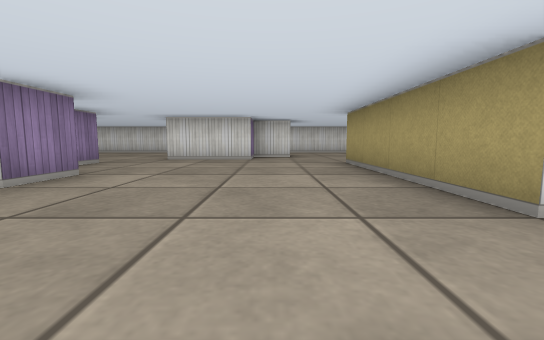
view 1 (above)

24 first-person views from a walk through a cub3D maze. The camera is about half as high as the walls, tilts 6° down and sees 90° across. The floor is counted in squares. Each view is taken from the middle of a square. On the plan, view 1 faces up. The plan holds only what a view shows up to about 9 squares ahead; the rest is blank.

view 2
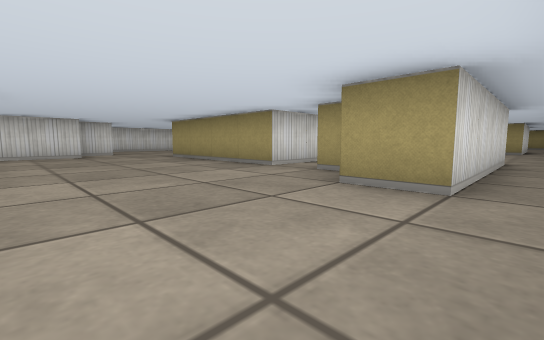

view 3
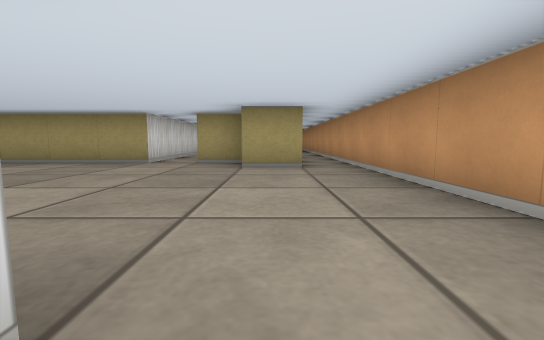

view 4
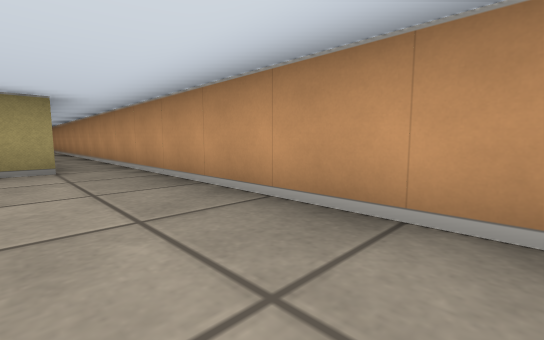

view 5
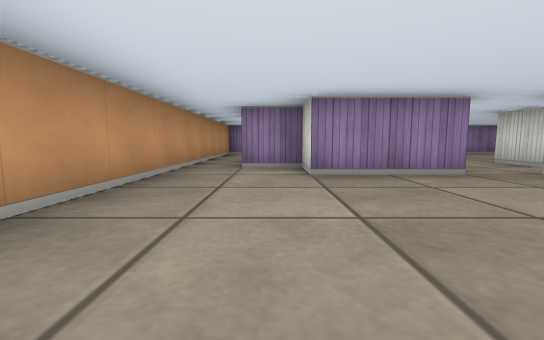

view 6
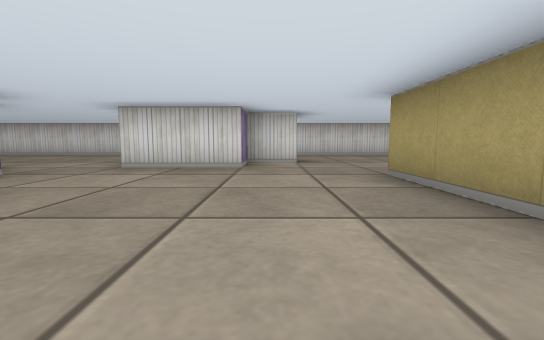

view 7
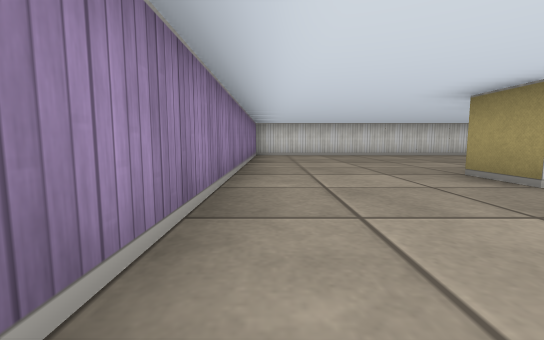

view 8
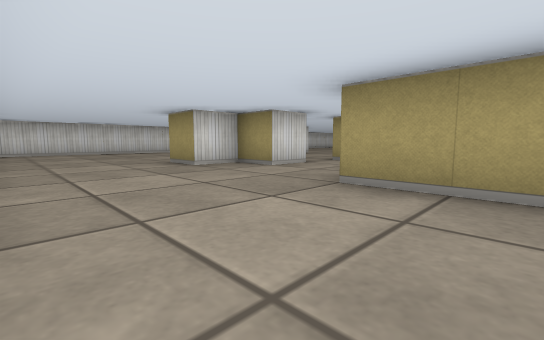

view 9
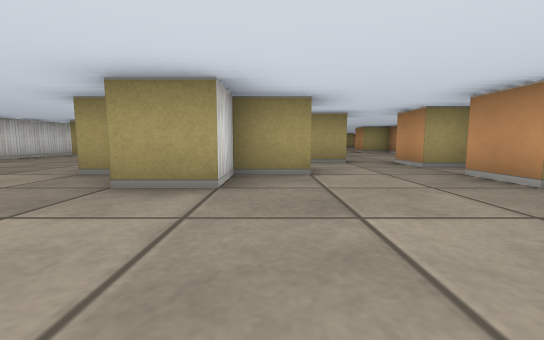

view 10
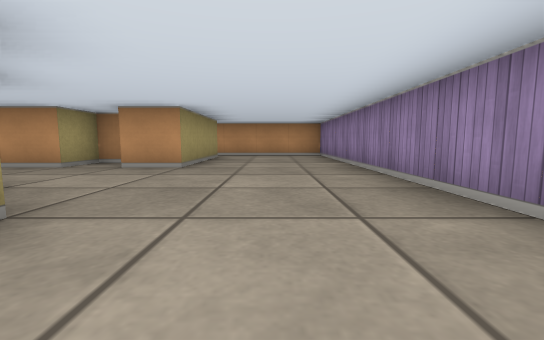

view 11
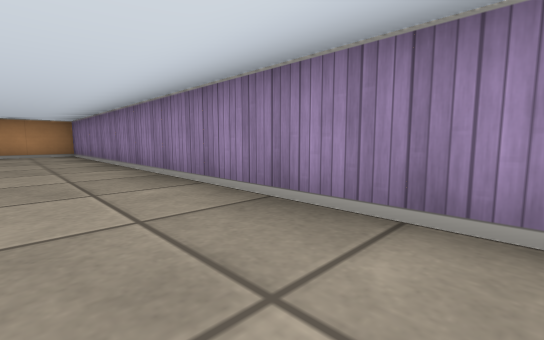

view 12
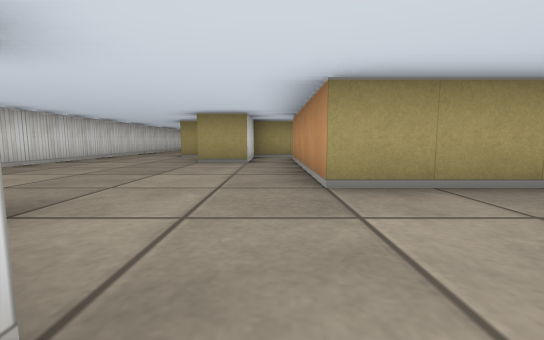

view 13
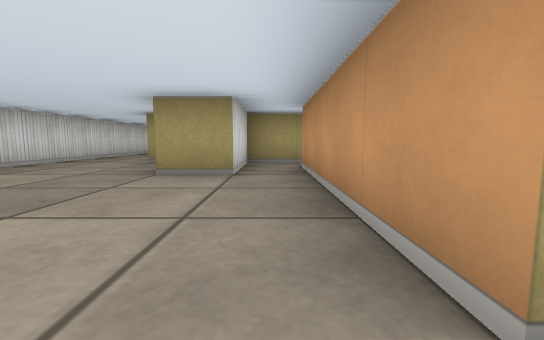

view 14
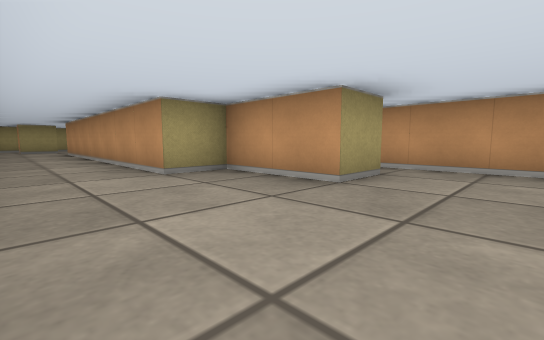

view 15
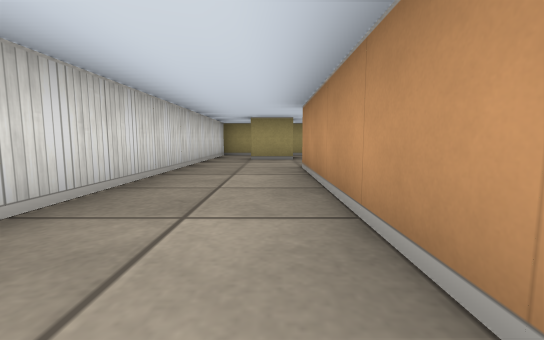

view 16
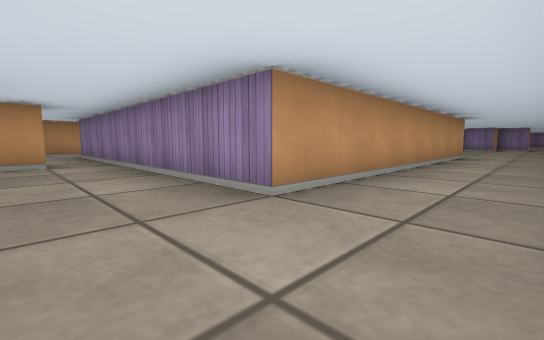

view 17
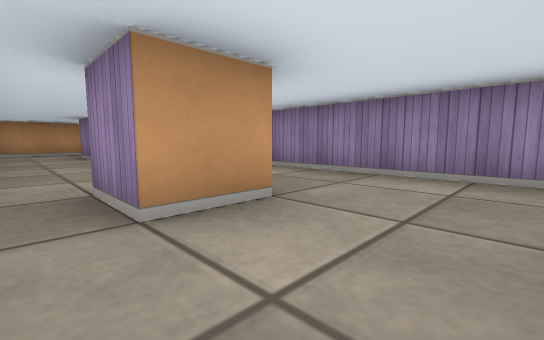

view 18
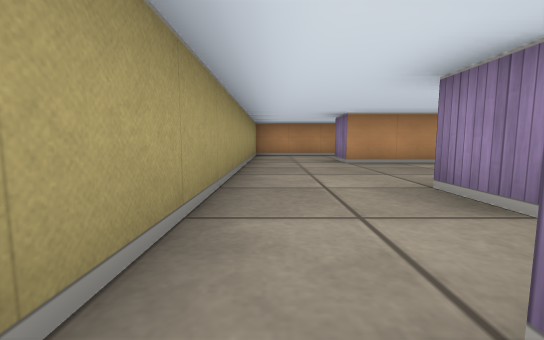

view 19
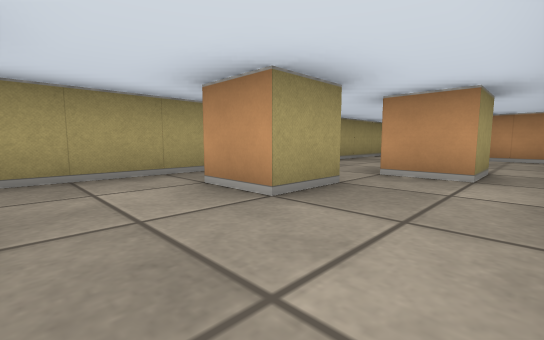

view 20
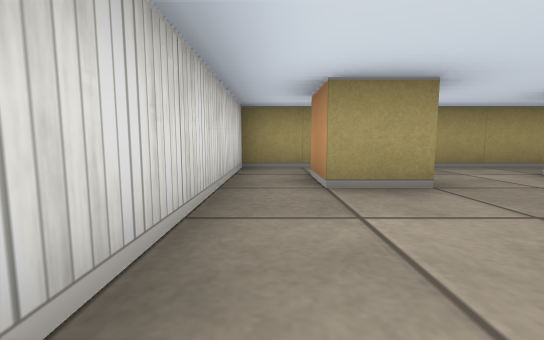

view 21
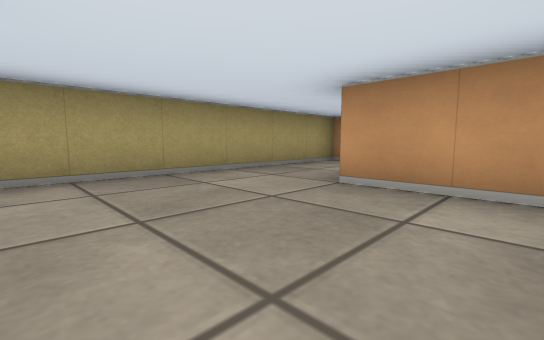

view 22
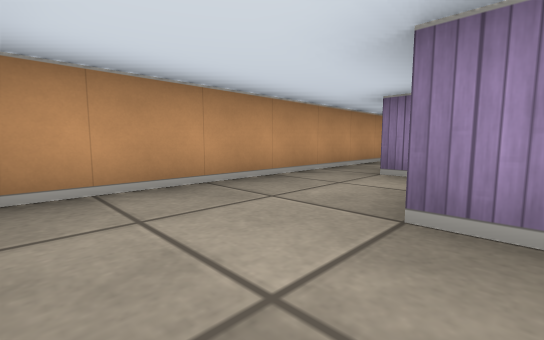

view 23
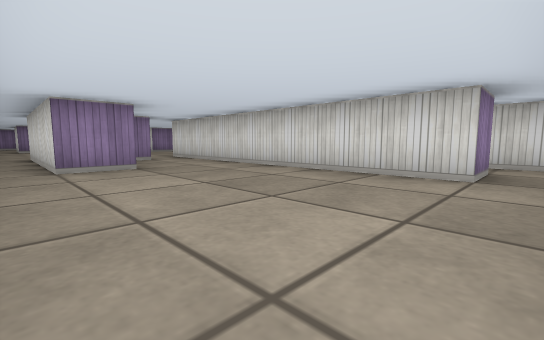

view 24
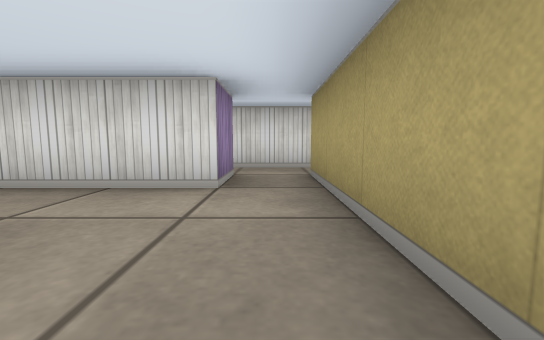

### Floor plan
Points are (right, up) in squares from view 1. A wall is a line through its corners. A room is listed if a view was taken in it or the views show most of it. See-through windows are left out.
Room 1 (views 1, 2, 3, 4, 5, 6, 12)
walls: (-3.5, 2.4) (-3.5, 3.5); (-2.5, 3.5) (-2.5, 2.5); (1.5, -0.5) (1.5, 0.5); (-4.5, 1.5) (-3.5, 1.5) (-3.5, -0.5) (-4.5, -0.5) (-4.5, -1.5); (2.5, 1.5) (1.5, 1.5) (1.5, 5.5); (-4.5, -2.5) (4.4, -2.5); (-0.5, 6.5) (-2.5, 6.5); (4.5, -1.5) (0.5, -1.5) (0.5, -0.5); (0.6, 7.5) (-0.5, 7.5)
ways out: opening at (-5, -2) to room 2; opening at (-4, 4) to room 2; opening at (1, 6) to room 3; opening at (3, -0.5) to room 5
Room 2 (views 7, 8, 9, 10, 11)
walls: (-5.5, 6) (-5.5, 6.5); (-4.4, 3.5) (-5.5, 3.5) (-5.5, 4.5) (-6.5, 4.5) (-6.5, 5.5); (-3.5, 5.5) (-3.5, 4.9); (-5, 0.5) (-4.5, 0.5) (-4.5, 1.5); (-6.5, -1.5) (-6.5, 1.5) (-5.5, 1.5); (-0.5, 10.5) (-9.5, 10.5) (-9.5, -2.5) (-4.5, -2.5)
ways out: opening at (-5, -2) to room 1; opening at (-4, 4) to room 1
Room 3 (views 13, 14, 15, 20)
walls: (5.5, 6.5) (4.5, 6.5) (4.5, 7.5) (6.5, 7.5) (6.5, 8.5) (13.5, 8.5); (1.5, 5.5) (5.5, 5.5); (-0.5, 7.5) (-0.5, 6.5); (14.5, 10.5) (-0.5, 10.5)
ways out: opening at (1, 6) to room 1; opening at (13.5, 9.5) to room 4; opening at (5, 6)
Room 4 (views 16, 17, 18, 19, 21, 22)
walls: (15.5, 5.4) (15.5, 6.5) (16.5, 6.5) (16.5, 5.5); (14.5, 3.5) (14.5, 4.5) (15.5, 4.5) (15.5, 3.5); (15.5, 8.4) (15.5, 9.5) (16.5, 9.5); (13.5, 8.5) (13.5, 1.5); (13.2, 0.5) (15.5, 0.5) (15.5, -0.5); (17.5, -0.5) (17.5, 10.5) (14.5, 10.5)
ways out: opening at (13.5, 9.5) to room 3; opening at (16.5, 0) to room 6; opening at (14, 1)
Room 5 (views 23, 24)
walls: (4.5, -0.4) (4.5, -1.5); (9.5, -1.6) (9.5, 1.5); (8.5, 1.5) (2.5, 1.5); (4.4, -2.5) (7.4, -2.5); (11.1, -2.5) (13.6, -2.5); (2.5, 0.6) (2.5, 0.1)
ways out: opening at (3, -0.5) to room 1; opening at (13, -2) to room 6; opening at (9, 2) to room 7
Room 6 (no view inside)
walls: (13.6, -2.5) (17.5, -2.5) (17.5, -0.5)
ways out: opening at (16.5, 0) to room 4; opening at (13, -2) to room 5
Room 7 (no view inside)
walls: (8.5, 2.5) (8.5, 1.5); (9.8, 3.5) (8.2, 3.5); (9.5, 1.5) (9.5, 2.5)
ways out: opening at (9, 2) to room 5; opening at (7.5, 3); opening at (10.5, 3)

Positions as (right, up) in squares from view 1, and headings:
1: (0, 0), facing up
2: (-2, -2), facing up-right
3: (-4, -1), facing right
4: (-4, -1), facing down-right
5: (0, -1), facing left
6: (0, 2), facing up
7: (-9, 2), facing up
8: (-9, 0), facing up-right
9: (-9, 4), facing right
10: (-8, 6), facing down
11: (-8, 7), facing down-left
12: (-1, 6), facing right
13: (1, 6), facing right
14: (3, 10), facing down-right
15: (9, 9), facing right
16: (15, 10), facing down-left
17: (17, 8), facing down-left
18: (17, 6), facing down
19: (14, 8), facing down-right
20: (13, 10), facing right
21: (14, 3), facing down-right
22: (17, 0), facing down-left
23: (9, -2), facing up-left
24: (9, -1), facing up
